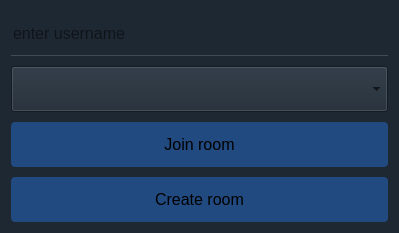
<?xml version="1.0" encoding="UTF-8"?>
<ui version="4.0">
 <class>RoomSelect</class>
 <widget class="QWidget" name="RoomSelect">
  <property name="geometry">
   <rect>
    <x>0</x>
    <y>0</y>
    <width>399</width>
    <height>233</height>
   </rect>
  </property>
  <property name="font">
   <font>
    <pointsize>12</pointsize>
   </font>
  </property>
  <property name="windowTitle">
   <string>RoomSelect</string>
  </property>
  <property name="styleSheet">
   <string notr="true">QWidget {
background-color:#1e2833;
}

QLineEdit {
  border:none;
  border-bottom:1px solid #434a52;
}


QPushButton {
  background-color:#214a80;
  border:none;
  border-radius:4px;
}

QPushButton:hover{
background-color:  rgb(240, 62, 140);
}

QComboBox QAbstractItemView::item {
selection-background-color:  rgb(240, 62, 140);
min-height:40px;
}

QComboBox QAbstractItemView::item:hover {
background-color:  rgb(240, 62, 140);
}</string>
  </property>
  <layout class="QGridLayout" name="gridLayout">
   <property name="verticalSpacing">
    <number>10</number>
   </property>
   <item row="0" column="0">
    <widget class="QLineEdit" name="usernameLine">
     <property name="sizePolicy">
      <sizepolicy hsizetype="Expanding" vsizetype="Expanding">
       <horstretch>0</horstretch>
       <verstretch>0</verstretch>
      </sizepolicy>
     </property>
     <property name="placeholderText">
      <string>enter username</string>
     </property>
    </widget>
   </item>
   <item row="1" column="0">
    <widget class="QComboBox" name="comboBox">
     <property name="sizePolicy">
      <sizepolicy hsizetype="Preferred" vsizetype="Expanding">
       <horstretch>0</horstretch>
       <verstretch>0</verstretch>
      </sizepolicy>
     </property>
     <property name="sizeAdjustPolicy">
      <enum>QComboBox::AdjustToContentsOnFirstShow</enum>
     </property>
     <property name="placeholderText">
      <string>select room</string>
     </property>
    </widget>
   </item>
   <item row="2" column="0">
    <widget class="QPushButton" name="joinRoomButton">
     <property name="sizePolicy">
      <sizepolicy hsizetype="Minimum" vsizetype="Expanding">
       <horstretch>0</horstretch>
       <verstretch>0</verstretch>
      </sizepolicy>
     </property>
     <property name="text">
      <string>Join room</string>
     </property>
    </widget>
   </item>
   <item row="3" column="0">
    <widget class="QPushButton" name="createRoomButton">
     <property name="sizePolicy">
      <sizepolicy hsizetype="Minimum" vsizetype="Expanding">
       <horstretch>0</horstretch>
       <verstretch>0</verstretch>
      </sizepolicy>
     </property>
     <property name="text">
      <string>Create room</string>
     </property>
    </widget>
   </item>
  </layout>
 </widget>
 <resources/>
 <connections/>
</ui>
